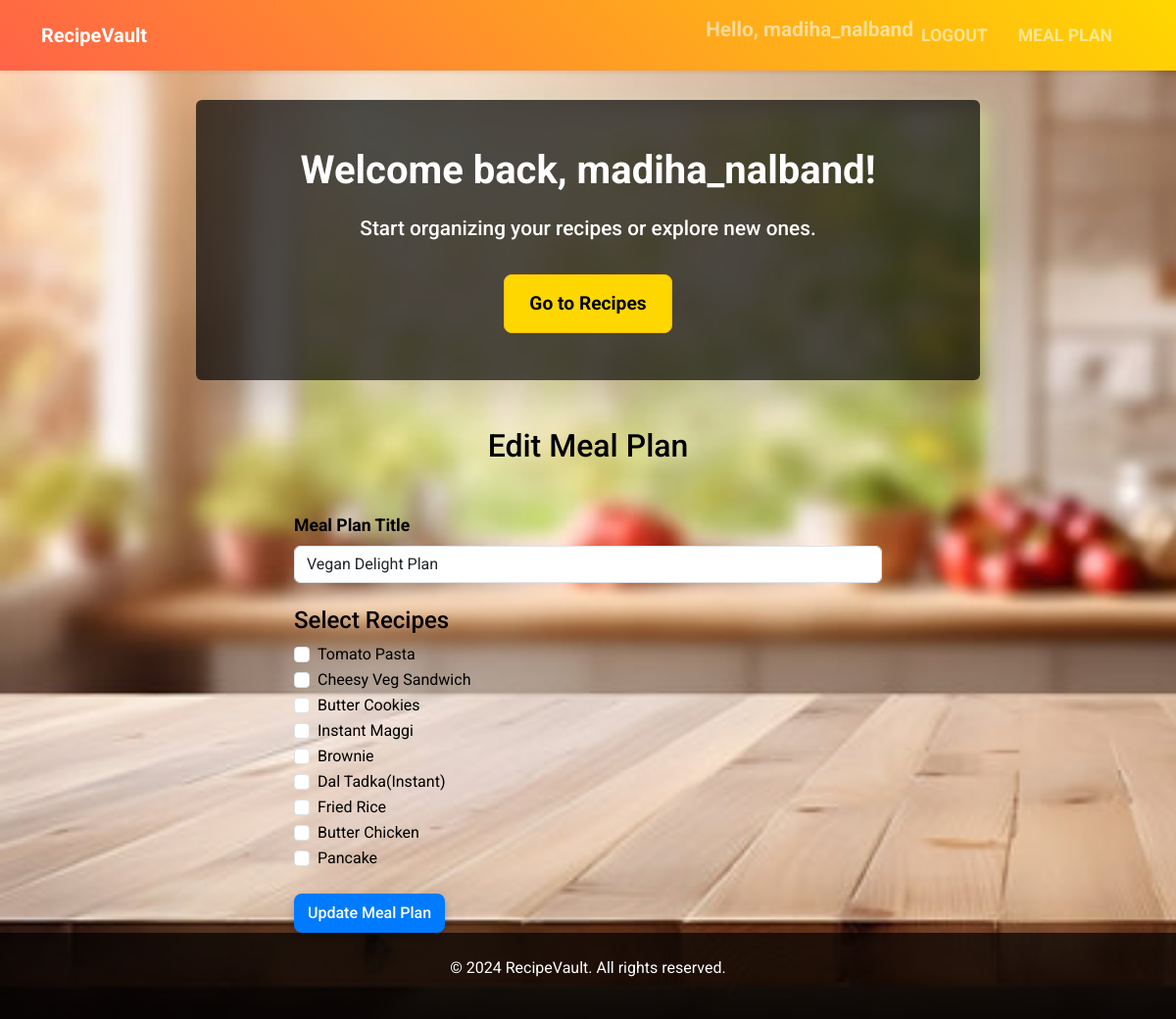
Screenshot of /edit-meal-plan/2 (signed in) with the database file from the repository.
### app.py (models this page shows, shortened)
class User(UserMixin, db.Model):
    id = db.Column(db.Integer, primary_key=True)
    username = db.Column(db.String(80), unique=True, nullable=False)
    password = db.Column(db.String(200), nullable=False)

class MealPlan(db.Model):
    id = db.Column(db.Integer, primary_key=True)
    title = db.Column(db.String(200), nullable=False)
    user_id = db.Column(db.Integer, db.ForeignKey('user.id'), nullable=False)
    recipes = db.relationship('Recipe', secondary='meal_plan_recipe', backref='meal_plans')

class Recipe(db.Model):
    id = db.Column(db.Integer, primary_key=True)
    title = db.Column(db.String(120), nullable=False)
    instructions = db.Column(db.Text, nullable=False)
    ingredients = db.Column(db.Text, nullable=False)
    category = db.Column(db.String(120), nullable=True)
    user_id = db.Column(db.Integer, db.ForeignKey('user.id'), nullable=False)
    image_filename = db.Column(db.String(120), nullable=True)

### app.py (the view, shortened to what this page needs)
@app.route('/edit-meal-plan/<int:id>', methods=['GET', 'POST'])
@login_required
def edit_meal_plan(id):
    meal_plan = MealPlan.query.get_or_404(id)
    if meal_plan.user_id != current_user.id:
        flash('You do not have permission to edit this meal plan.', 'danger')
        return redirect(url_for('meal_plan'))
    recipes = Recipe.query.filter_by(user_id=current_user.id).all()
    return render_template('edit_meal_plan.html', meal_plan=meal_plan, recipes=recipes)

### app.py (called while the page is built)
@login_manager.user_loader
def load_user(user_id):
    return User.query.get(int(user_id))

### templates/edit_meal_plan.html (shortened to what this page needs)
{% extends "index.html" %}
{% block content %}
<h2 class="text-center my-5">Edit Meal Plan</h2>
<form method="POST" action="{{ url_for('edit_meal_plan', id=meal_plan.id) }}" class="mx-auto" style="max-width: 600px;">
    <div class="mb-3">
        <label for="title" class="form-label">Meal Plan Title</label>
        <input type="text" class="form-control" id="title" name="title" value="{{ meal_plan.title }}" required>
    </div>
    <h4>Select Recipes</h4>
    <div class="mb-3">
        {% for recipe in recipes %}
            <div class="form-check">
                <input class="form-check-input" type="checkbox" name="recipes" value="{{ recipe.id }}" id="recipe_{{ recipe.id }}">
                <label class="form-check-label" for="recipe_{{ recipe.id }}">{{ recipe.title }}</label>
            </div>
        {% endfor %}
    </div>
    <button type="submit" class="btn btn-primary">Update Meal Plan</button>
</form>
{% endblock %}

### templates/index.html (shortened to what this page needs)
<!DOCTYPE html>
<html lang="en">
<head>
    <link href="https://cdn.jsdelivr.net/npm/bootstrap@5.3.0-alpha1/dist/css/bootstrap.min.css" rel="stylesheet">
    <link rel="stylesheet" href="{{ url_for('static', filename='css/styles.css') }}">
</head>
<body>
    <nav class="navbar navbar-expand-lg navbar-dark bg-primary shadow-sm">
        <div class="container">
            <a class="navbar-brand" href="/">RecipeVault</a>
            <ul class="navbar-nav ms-auto">
                {% if current_user.is_authenticated %}
                    <li class="nav-item"><span class="navbar-text">Hello, {{ current_user.username }}</span></li>
                    <li class="nav-item"><a class="nav-link" href="/logout">Logout</a></li>
                    <li class="nav-item"><a class="nav-link" href="/meal_plan">Meal Plan</a></li>
                {% else %}
                    <li class="nav-item"><a class="nav-link" href="/login">Login</a></li>
                    <li class="nav-item"><a class="nav-link" href="/register">Register</a></li>
                {% endif %}
            </ul>
        </div>
    </nav>
    <div class="container mt-4">
        <div class="welcome-message text-center p-5 bg-dark text-white rounded shadow-lg mb-4">
            {% if current_user.is_authenticated %}
                <h2>Welcome back, {{ current_user.username }}!</h2>
                <p>Start organizing your recipes or explore new ones.</p>
                <a href="/recipes" class="btn btn-warning btn-lg">Go to Recipes</a>
            {% endif %}
        </div>
        {% block content %}{% endblock %}
    </div>
    <footer class="text-center py-4 bg-dark text-white">
        <p>© 2024 RecipeVault. All rights reserved.</p>
    </footer>
</body>
</html>

### static/css/styles.css (style rules this page uses)
body { font-family: 'Roboto', sans-serif; background-image: url('/static/images/background.jpg'); background-size: cover; color: #000000; min-height: 100vh; margin: 0; }
.navbar { margin-bottom: 30px; font-weight: bold; font-size: 1.3rem; background: linear-gradient(45deg, #FF6347, #FFD700); padding: 15px 0; }
.navbar-nav .nav-link { font-size: 1.1rem; text-transform: uppercase; margin-right: 15px; }
.welcome-message { max-width: 800px; margin: auto; background-color: rgba(0, 0, 0, 0.7); border-radius: 15px; box-shadow: 0 4px 30px rgba(0, 0, 0, 0.5); padding: 40px; text-align: center; }
.welcome-message h2 { font-size: 2.5rem; font-weight: 700; margin-bottom: 20px; text-align: center; }
.welcome-message p { font-size: 1.3rem; font-weight: 500; margin-bottom: 30px; }
.welcome-message .btn { padding: 15px 25px; font-size: 1.2rem; border-radius: 8px; }
.btn-warning { background-color: #FFD700; color: black; font-weight: bold; }
.btn-primary { background-color: #007bff; color: white; border-radius: 8px; border: 2px solid transparent; cursor: pointer; transition: all 0.3s ease; text-align: center; display: inline-block; font-weight: 500; box-shadow: 0 4px 8px rgba(0, 0, 0, 0.2); }
.btn-lg { font-size: 1.2rem; border-radius: 8px; }
footer { background-color: rgba(0, 0, 0, 0.9); color: #000; text-align: center; padding: 20px; position: relative; width: 100%; bottom: 0; }
.text-white { color: white !important; }
.bg-dark { background-color: rgba(0, 0, 0, 0.7) !important; }
.form-label { font-weight: bold; font-size: 1.1rem; }
.mb-3 { margin-bottom: 1.5rem !important; }
body { font-family: 'Roboto', sans-serif; }

### rows the page displays
User: username "madiha_nalband"
MealPlan: title "Vegan Delight Plan"
Recipe: title "Tomato Pasta"
Recipe: title "Cheesy Veg Sandwich"
Recipe: title "Butter Cookies"
Recipe: title "Instant Maggi"
Recipe: title "Brownie"
Recipe: title "Dal Tadka(Instant)"
Recipe: title "Fried Rice"
Recipe: title "Butter Chicken"
Recipe: title "Pancake"
